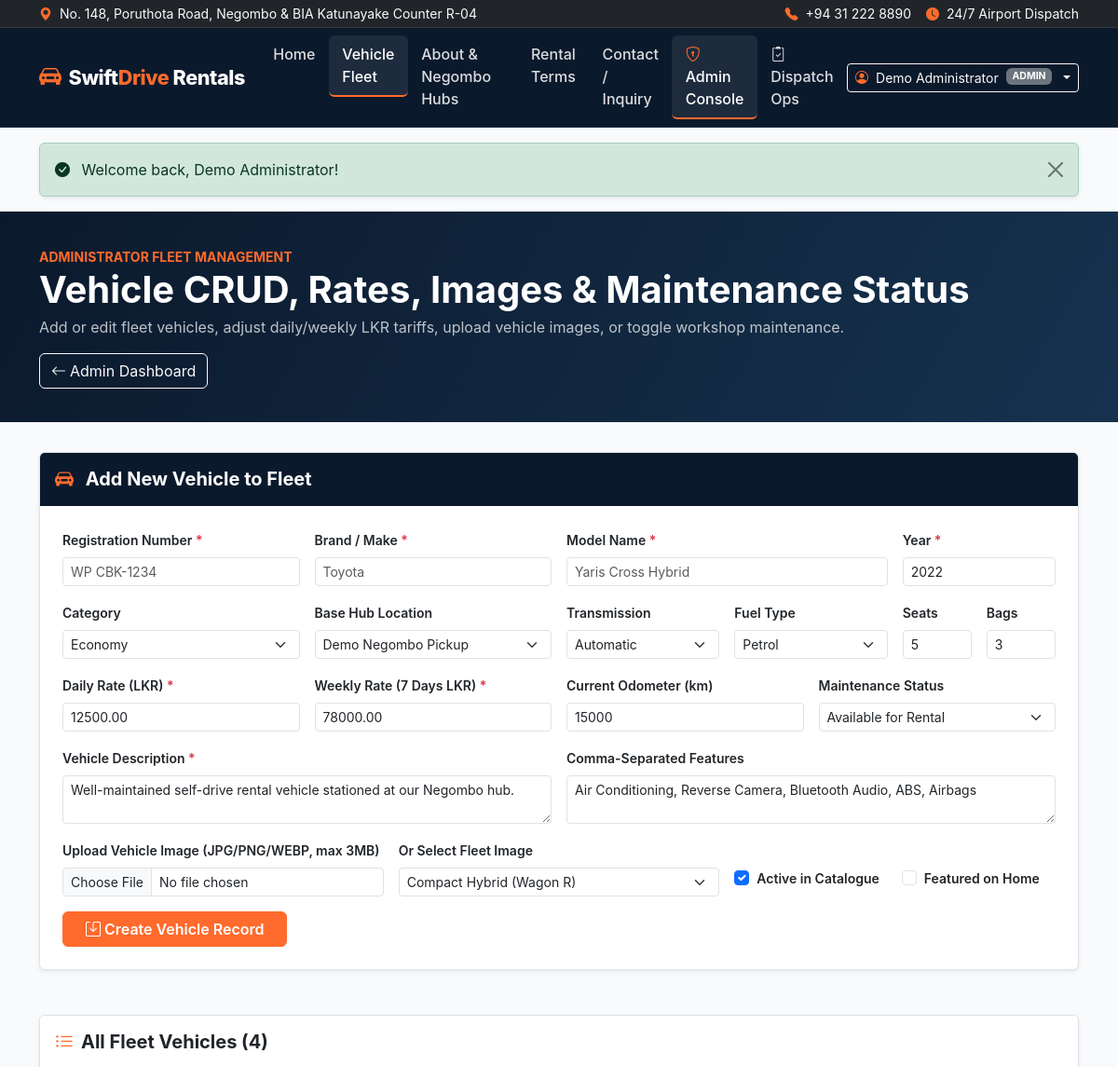
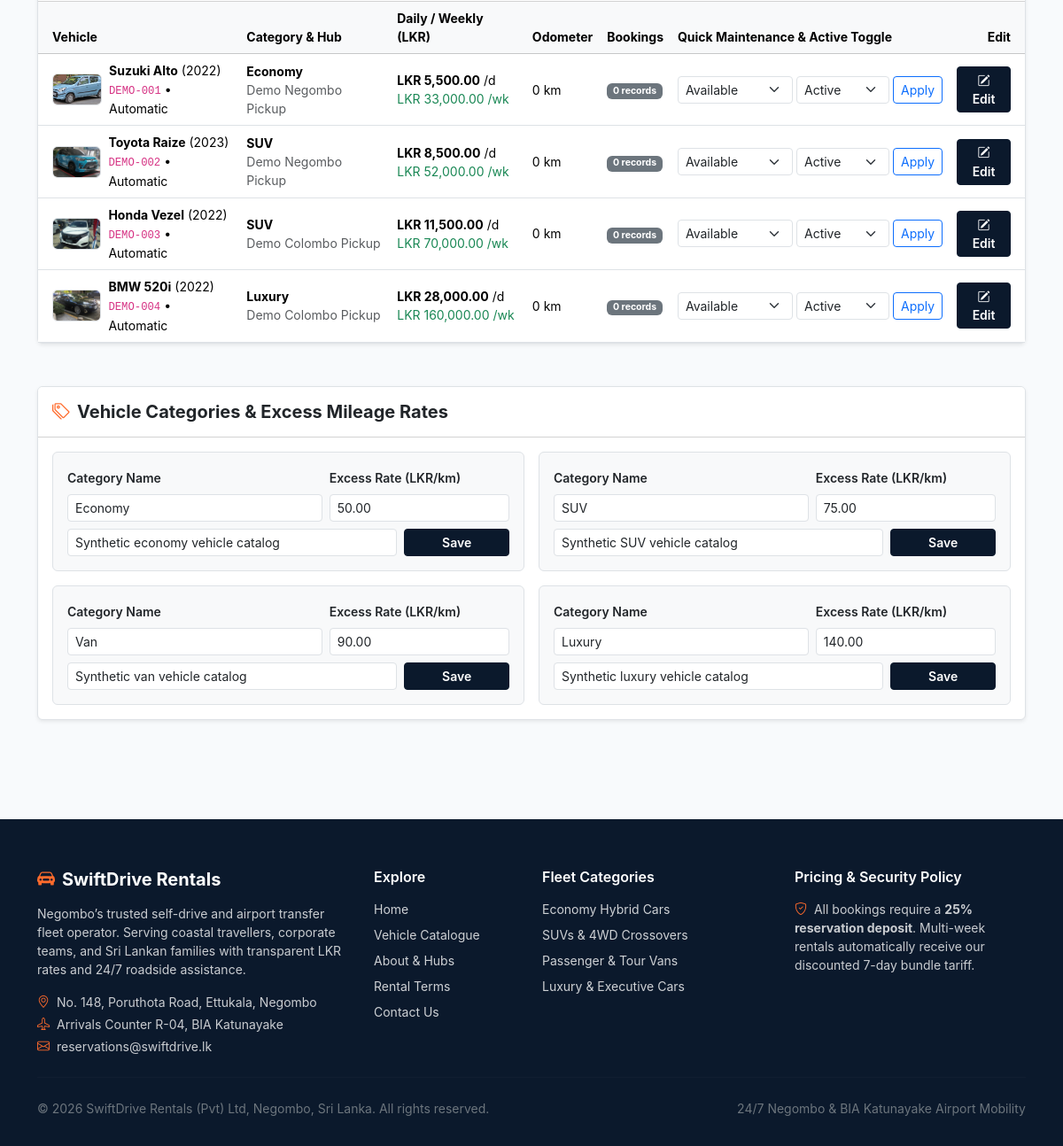
Page /admin/vehicles.php (signed in) on the committed database (2 pictures, top to bottom).
### tables this page shows
CREATE TABLE `users` (
    `id` INT UNSIGNED NOT NULL AUTO_INCREMENT,
    `full_name` VARCHAR(120) NOT NULL,
    `email` VARCHAR(160) NOT NULL,
    `phone` VARCHAR(30) NOT NULL,
    `nic_or_passport` VARCHAR(40) DEFAULT NULL,
    `license_number` VARCHAR(50) DEFAULT NULL,
    `address` VARCHAR(255) DEFAULT NULL,
    `password_hash` VARCHAR(255) NOT NULL,
    `role` ENUM('customer', 'staff', 'admin') NOT NULL DEFAULT 'customer',
    `is_active` TINYINT(1) NOT NULL DEFAULT 1,
    `created_at` DATETIME NOT NULL DEFAULT CURRENT_TIMESTAMP,
    `updated_at` DATETIME NOT NULL DEFAULT CURRENT_TIMESTAMP ON UPDATE CURRENT_TIMESTAMP,
    PRIMARY KEY (`id`),
    UNIQUE KEY `uq_users_email` (`email`),
    KEY `idx_users_role_active` (`role`, `is_active`)
);

CREATE TABLE `vehicles` (
    `id` INT UNSIGNED NOT NULL AUTO_INCREMENT,
    `category_id` INT UNSIGNED NOT NULL,
    `base_location_id` INT UNSIGNED NOT NULL,
    `registration_number` VARCHAR(30) NOT NULL,
    `brand` VARCHAR(60) NOT NULL,
    `model` VARCHAR(80) NOT NULL,
    `year` SMALLINT UNSIGNED NOT NULL,
    `transmission` ENUM('Automatic', 'Manual') NOT NULL DEFAULT 'Automatic',
    `fuel_type` ENUM('Petrol', 'Diesel', 'Hybrid', 'Electric') NOT NULL DEFAULT 'Petrol',
    `seats` TINYINT UNSIGNED NOT NULL DEFAULT 5,
    `luggage_capacity` TINYINT UNSIGNED NOT NULL DEFAULT 2,
    `air_conditioning` TINYINT(1) NOT NULL DEFAULT 1,
    `daily_rate_lkr` DECIMAL(12,2) NOT NULL,
    `weekly_rate_lkr` DECIMAL(12,2) NOT NULL,
    `security_deposit_lkr` DECIMAL(12,2) NOT NULL DEFAULT 25000.00,
    `mileage_km` INT UNSIGNED NOT NULL DEFAULT 0,
    `maintenance_status` ENUM('available', 'maintenance', 'retired') NOT NULL DEFAULT 'available',
    `is_active` TINYINT(1) NOT NULL DEFAULT 1,
    `is_featured` TINYINT(1) NOT NULL DEFAULT 0,
    `description` TEXT NOT NULL,
    `features_list` VARCHAR(500) NOT NULL DEFAULT 'Air Conditioning, Bluetooth Audio, ABS, Reverse Camera',
    `primary_image` VARCHAR(255) NOT NULL,
    `created_at` DATETIME NOT NULL DEFAULT CURRENT_TIMESTAMP,
    `updated_at` DATETIME NOT NULL DEFAULT CURRENT_TIMESTAMP ON UPDATE CURRENT_TIMESTAMP,
    PRIMARY KEY (`id`),
    UNIQUE KEY `uq_vehicles_reg` (`registration_number`),
    KEY `idx_vehicles_search` (`category_id`, `is_active`, `maintenance_status`, `daily_rate_lkr`),
    KEY `idx_vehicles_location` (`base_location_id`),
    CONSTRAINT `fk_vehicles_category` FOREIGN KEY (`category_id`) REFERENCES `vehicle_categories` (`id`) ON UPDATE CASCADE,
    CONSTRAINT `fk_vehicles_location` FOREIGN KEY (`base_location_id`) REFERENCES `locations` (`id`) ON UPDATE CASCADE
);

CREATE TABLE `vehicle_categories` (
    `id` INT UNSIGNED NOT NULL AUTO_INCREMENT,
    `name` VARCHAR(80) NOT NULL,
    `slug` VARCHAR(80) NOT NULL,
    `description` TEXT NOT NULL,
    `excess_km_rate_lkr` DECIMAL(10,2) NOT NULL DEFAULT 60.00,
    `display_order` INT NOT NULL DEFAULT 1,
    `created_at` DATETIME NOT NULL DEFAULT CURRENT_TIMESTAMP,
    PRIMARY KEY (`id`),
    UNIQUE KEY `uq_categories_slug` (`slug`)
);

CREATE TABLE `locations` (
    `id` INT UNSIGNED NOT NULL AUTO_INCREMENT,
    `name` VARCHAR(120) NOT NULL,
    `code` VARCHAR(20) NOT NULL,
    `address` VARCHAR(255) NOT NULL,
    `phone` VARCHAR(30) NOT NULL,
    `opening_hours` VARCHAR(100) NOT NULL DEFAULT 'Daily 06:00 - 23:00',
    `surcharge_lkr` DECIMAL(10,2) NOT NULL DEFAULT 0.00,
    `is_active` TINYINT(1) NOT NULL DEFAULT 1,
    PRIMARY KEY (`id`),
    UNIQUE KEY `uq_locations_code` (`code`)
);

### admin/vehicles.php (the view, shortened to what the rows shown need)
<?php
require_once __DIR__ . '/../includes/auth.php';
$user = require_role('admin');
$pdo  = Database::getConnection();
$categories = $pdo->query("SELECT * FROM vehicle_categories ORDER BY display_order ASC")->fetchAll();
$vehicles   = $pdo->query("
    SELECT v.*, c.name AS category_name, l.name AS location_name,
           (SELECT COUNT(*) FROM bookings b WHERE b.vehicle_id = v.id) AS total_bookings_count
    FROM vehicles v
    JOIN vehicle_categories c ON c.id = v.category_id
    JOIN locations l ON l.id = v.base_location_id
    ORDER BY v.id ASC
")->fetchAll();
$editVehicle = null;
require_once __DIR__ . '/../includes/header.php';
?>
<section class="page-header-band">
    <div class="container d-flex flex-wrap justify-content-between align-items-center gap-3">
        <div>
            <h1 class="fw-bold mb-1">Vehicle CRUD, Rates, Images &amp; Maintenance Status</h1>
        </div>
    </div>
</section>
<div class="container pb-5">
    <div class="card border shadow-sm mb-5">
        <div class="card-header bg-navy text-white py-3 d-flex justify-content-between align-items-center">
            <h2 class="h5 fw-bold mb-0">
                <i class="bi bi-car-front-fill text-orange me-2"></i>
                <?= $editVehicle ? 'Edit Vehicle: ' . e($editVehicle['brand'] . ' ' . $editVehicle['model'] . ' (' . $editVehicle['registration_number'] . ')') : 'Add New Vehicle to Fleet' ?>
            </h2>
        </div>
    </div>
    <div class="card border shadow-sm mb-5">
        <div class="card-header bg-white py-3">
            <h2 class="h5 fw-bold mb-0"><i class="bi bi-list-ul text-orange me-2"></i>All Fleet Vehicles (<?= count($vehicles) ?>)</h2>
        </div>
        <div class="card-body p-0">
            <div class="table-responsive">
                <table class="table table-hover align-middle small mb-0">
                    <thead class="table-light">
                        <tr>
                            <th class="ps-3">Vehicle</th>
                            <th>Category &amp; Hub</th>
                            <th>Daily / Weekly (LKR)</th>
                            <th>Odometer</th>
                            <th>Bookings</th>
                            <th>Quick Maintenance &amp; Active Toggle</th>
                            <th class="pe-3 text-end">Edit</th>
                        </tr>
                    </thead>
                    <tbody>
                        <?php foreach ($vehicles as $v): ?>
                            <tr>
                                <td class="ps-3">
                                    <div class="d-flex align-items-center gap-2">
                                        <img src="<?= e(url($v['primary_image'])) ?>" alt="" class="rounded border" style="width: 56px; height: 36px; object-fit: cover;">
                                        <div>
                                            <strong><?= e($v['brand'] . ' ' . $v['model']) ?></strong> (<?= (int)$v['year'] ?>)<br>
                                            <code><?= e($v['registration_number']) ?></code> &bull; <?= e($v['transmission']) ?>
                                        </div>
                                    </div>
                                </td>
                                <td>
                                    <strong><?= e($v['category_name']) ?></strong><br>
                                    <span class="text-muted"><?= e($v['location_name']) ?></span>
                                </td>
                                <td>
                                    <strong><?= e(format_lkr($v['daily_rate_lkr'])) ?></strong> /d<br>
                                    <span class="text-success"><?= e(format_lkr($v['weekly_rate_lkr'])) ?> /wk</span>
                                </td>
                                <td><?= number_format((int)$v['mileage_km']) ?> km</td>
                                <td><span class="badge bg-secondary"><?= (int)$v['total_bookings_count'] ?> records</span></td>
                                <td>
                                    <form action="<?= e(url('admin/vehicles.php')) ?>" method="post" class="d-flex gap-1 align-items-center">
                                        <select name="maintenance_status" class="form-select form-select-sm" style="width: 130px;">
                                            <option value="available" <?= $v['maintenance_status'] === 'available' ? 'selected' : '' ?>>Available</option>
                                        </select>
                                        <select name="is_active" class="form-select form-select-sm" style="width: 105px;">
                                            <option value="1" <?= (int)$v['is_active'] === 1 ? 'selected' : '' ?>>Active</option>
                                        </select>
                                        <button type="submit" class="btn btn-sm btn-outline-primary">Apply</button>
                                    </form>
                                </td>
                                <td class="pe-3 text-end">
                                    <a href="<?= e(url('admin/vehicles.php?edit_id=' . (int)$v['id'])) ?>" class="btn btn-sm btn-navy">
                                        <i class="bi bi-pencil-square"></i> Edit
                                    </a>
                                </td>
                            </tr>
                        <?php endforeach; ?>
                    </tbody>
                </table>
            </div>
        </div>
    </div>
    <div class="card border shadow-sm">
        <div class="card-header bg-white py-3">
            <h2 class="h5 fw-bold mb-0"><i class="bi bi-tags text-orange me-2"></i>Vehicle Categories &amp; Excess Mileage Rates</h2>
        </div>
        <div class="card-body">
            <div class="row g-3">
                <?php foreach ($categories as $cat): ?>
                    <div class="col-md-6">
                        <form action="<?= e(url('admin/vehicles.php')) ?>" method="post" class="p-3 border rounded bg-light">
                            <div class="row g-2">
                                <div class="col-7">
                                    <label class="form-label small fw-semibold">Category Name</label>
                                    <input type="text" name="name" class="form-control form-control-sm" value="<?= e($cat['name']) ?>" required>
                                </div>
                                <div class="col-5">
                                    <label class="form-label small fw-semibold">Excess Rate (LKR/km)</label>
                                    <input type="number" name="excess_km_rate_lkr" class="form-control form-control-sm" step="5" value="<?= e((string)$cat['excess_km_rate_lkr']) ?>" required>
                                </div>
                                <div class="col-9">
                                    <input type="text" name="description" class="form-control form-control-sm" value="<?= e($cat['description']) ?>">
                                </div>
                                <div class="col-3">
                                    <button type="submit" class="btn btn-sm btn-navy w-100">Save</button>
                                </div>
                            </div>
                        </form>
                    </div>
                <?php endforeach; ?>
            </div>
        </div>
    </div>
</div>
<?php require_once __DIR__ . '/../includes/footer.php'; ?>

### includes/header.php (shortened to what the rows shown need)
<?php
require_once __DIR__ . '/auth.php';
$currentUser = current_user();
?>
<!DOCTYPE html>
<html lang="en">
<head>
    <link href="https://cdn.jsdelivr.net/npm/bootstrap@5.3.3/dist/css/bootstrap.min.css" rel="stylesheet">
    <link href="https://cdn.jsdelivr.net/npm/bootstrap-icons@1.11.3/font/bootstrap-icons.min.css" rel="stylesheet">
    <link href="<?= e(url('assets/css/style.css')) ?>" rel="stylesheet">
</head>
<body>
<nav class="navbar navbar-expand-lg navbar-dark navbar-swiftdrive sticky-top no-print" aria-label="Main navigation">
    <div class="container">
        <div class="collapse navbar-collapse" id="mainNavbar">
            <div class="d-flex align-items-center gap-2">
                <?php if ($currentUser): ?>
                    <div class="dropdown">
                        <button class="btn btn-outline-light btn-sm dropdown-toggle d-flex align-items-center gap-2" type="button" data-bs-toggle="dropdown" aria-expanded="false">
                            <i class="bi bi-person-circle text-orange"></i>
                            <span><?= e($currentUser['full_name']) ?></span>
                            <span class="badge bg-secondary text-uppercase"><?= e($currentUser['role']) ?></span>
                        </button>
                    </div>
                <?php else: ?>
                    <a href="<?= e(url('login.php')) ?>" class="btn btn-outline-light btn-sm">Sign In</a>
                    <a href="<?= e(url('register.php')) ?>" class="btn btn-accent btn-sm">Register</a>
                <?php endif; ?>
            </div>
        </div>
    </div>
</nav>
<main id="main-content">

### rows in the picture
users: full_name "Demo Administrator", role "ADMIN"
vehicles: primary_image (picture), brand+model "Suzuki Alto", year "2022", registration_number "DEMO-001", transmission "Automatic", category.name "Economy", base_location.name "Demo Negombo Pickup", daily_rate_lkr "LKR 5,500.00", weekly_rate_lkr "LKR 33,000.00", mileage_km "0", total_bookings_count "0", maintenance_status "Available", is_active "Active"
vehicles: primary_image (picture), brand+model "Toyota Raize", year "2023", registration_number "DEMO-002", transmission "Automatic", category.name "SUV", base_location.name "Demo Negombo Pickup", daily_rate_lkr "LKR 8,500.00", weekly_rate_lkr "LKR 52,000.00", mileage_km "0", total_bookings_count "0", maintenance_status "Available", is_active "Active"
vehicles: primary_image (picture), brand+model "Honda Vezel", year "2022", registration_number "DEMO-003", transmission "Automatic", category.name "SUV", base_location.name "Demo Colombo Pickup", daily_rate_lkr "LKR 11,500.00", weekly_rate_lkr "LKR 70,000.00", mileage_km "0", total_bookings_count "0", maintenance_status "Available", is_active "Active"
vehicles: primary_image (picture), brand+model "BMW 520i", year "2022", registration_number "DEMO-004", transmission "Automatic", category.name "Luxury", base_location.name "Demo Colombo Pickup", daily_rate_lkr "LKR 28,000.00", weekly_rate_lkr "LKR 160,000.00", mileage_km "0", total_bookings_count "0", maintenance_status "Available", is_active "Active"
vehicle_categories: name "Economy", excess_km_rate_lkr "50.00", description "Synthetic economy vehicle catalog"
vehicle_categories: name "SUV", excess_km_rate_lkr "75.00", description "Synthetic SUV vehicle catalog"
vehicle_categories: name "Van", excess_km_rate_lkr "90.00", description "Synthetic van vehicle catalog"
vehicle_categories: name "Luxury", excess_km_rate_lkr "140.00", description "Synthetic luxury vehicle catalog"

### other values in the picture
$flash['message'] "Welcome back, Demo Administrator!"
count($vehicles) "4"
form field category_id "Economy"
form field base_location_id "Demo Negombo Pickup"
form field fuel_type "Petrol"
form field preset_image "Compact Hybrid (Wagon R)"
